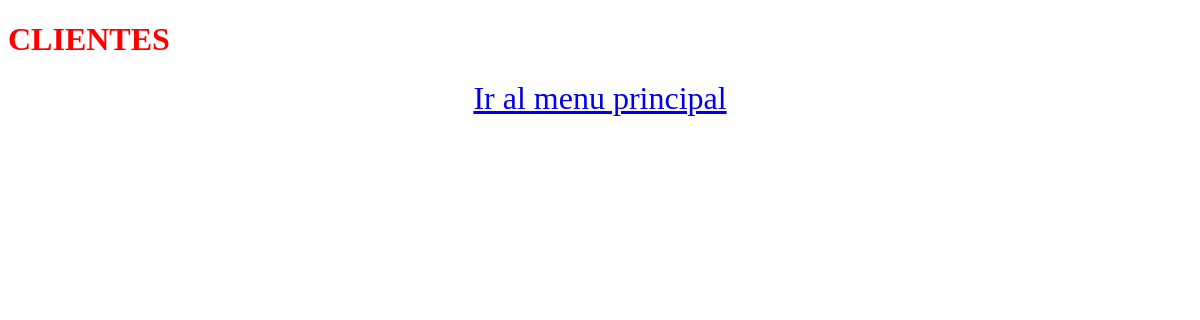
The app's page /Cliente/, older data.
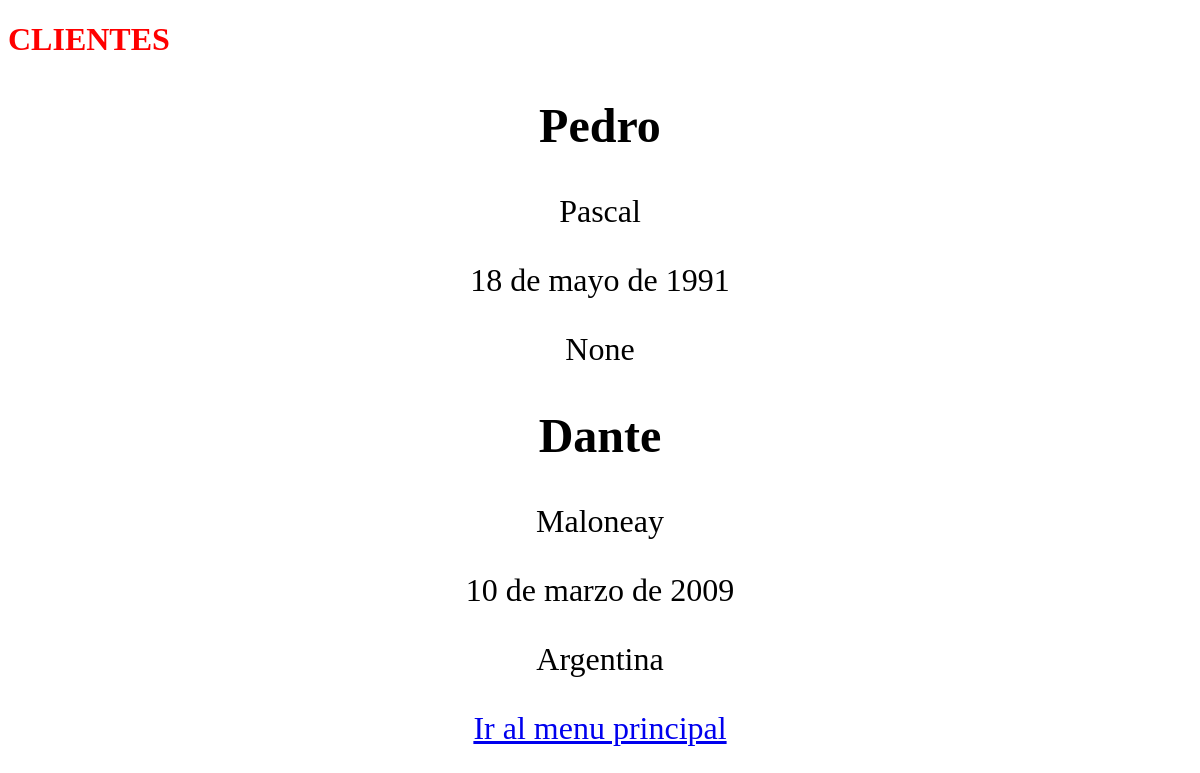
The same page, newer data.
### apps/Cliente/models.py (models this page shows, shortened)
class Cliente(models.Model):
    nombre = models.CharField(max_length=50)
    apellido = models.CharField(max_length=50)
    nacimiento = models.DateField(null=True)
    pais_origen_id = models.ForeignKey(Pais, on_delete=models.SET_NULL, null=True, blank=True)

class Pais(models.Model):
    nombre = models.CharField(max_length=50)
    def __str__(self):
        return self.nombre

### apps/Cliente/views.py (the view)
# urls.py: path('', home, name="home"),
def home(request):
    Clientes_registros= Cliente.objects.all()
    contexto={"Cliente": Clientes_registros}
    return render(request, "Cliente/index.html", contexto)

### apps/Cliente/templates/Cliente/index.html
{% extends 'Home/base.html' %}
{% block TITULO %}CLIENTES{% endblock TITULO %}
{% block CONTENIDO %}
    {% for Cliente in Cliente %}
        <h2>{{Cliente.nombre}}</h2>
        <p>{{Cliente.apellido}}</p>
        <p>{{Cliente.nacimiento}}</p>
        <p>{{Cliente.pais_origen_id}}</p>
    {% endfor %}
    <a href="{% url 'Home:home' %}">Ir al menu principal</a>
{% endblock CONTENIDO %}

Row changes from the older to the newer data that the page shows:
added Cliente: nombre "Pedro", apellido "Pascal", nacimiento "18 de mayo de 1991", pais_origen_id "None"
added Cliente: nombre "Dante", apellido "Maloneay", nacimiento "10 de marzo de 2009", pais_origen_id "Argentina"
